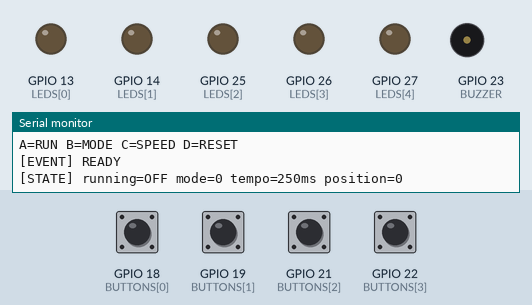
This sketch was run on a simulated ESP32. On the bench: output pins drawn as LEDs (lit = HIGH), buzzer (waves = sounding), the last lines printed to the serial monitor. Dashed ring = blinking. The test bench sets the inputs (shaded band); at power-on: GPIO 18 (BUTTONS[0]), GPIO 19 (BUTTONS[1]), GPIO 21 (BUTTONS[2]), GPIO 22 (BUTTONS[3]) HIGH.

Above: at 1.2 s.
1.3 s: GPIO 18 (BUTTONS[0]) pulled LOW for 0.15 s
At 1.46 s:
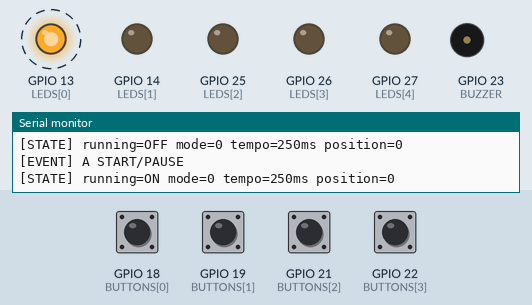
4.3 s: GPIO 19 (BUTTONS[1]) pulled LOW for 0.15 s
7.3 s: GPIO 19 (BUTTONS[1]) pulled LOW for 1 s
At 8.25 s:
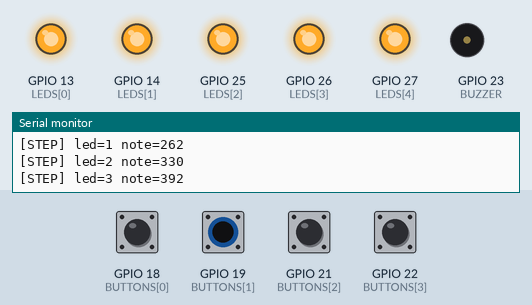
11.0 s: GPIO 22 (BUTTONS[3]) pulled LOW for 0.15 s
At 11.0 s:
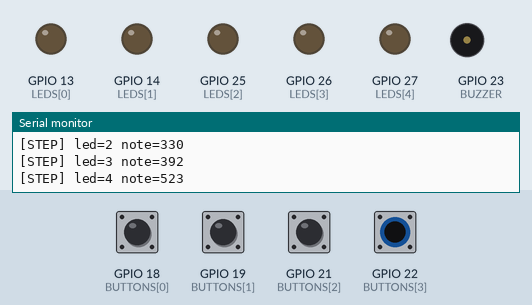
12.6 s: GPIO 21 (BUTTONS[2]) pulled LOW for 0.15 s
14.2 s: GPIO 18 (BUTTONS[0]) pulled LOW for 1 s
At 14.53 s:
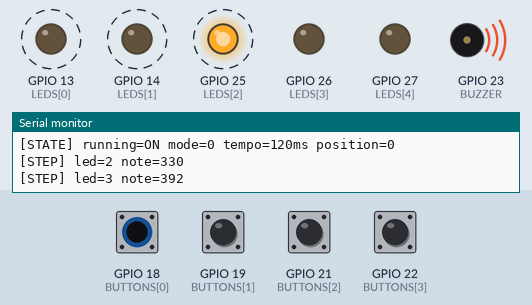
Timing chart, 0 to 18.2 s (numbered marks = the images above; inputs shaded):
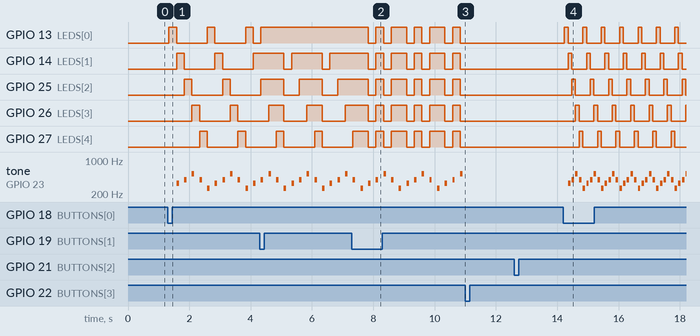

Measured:
- after the input at 1.3 s, GPIO 13 (LEDS[0]): alternates HIGH for 0.25 s and LOW for 1.0 s, starting at once; GPIO 14 (LEDS[1]): alternates HIGH for 0.25 s and LOW for 1.0 s, starting after 0.29 s
- after the input at 7.3 s, GPIO 13 (LEDS[0]): HIGH → LOW after 0.54 s, then repeats every 1.2 s: HIGH 0.25 s, LOW 0.25 s, HIGH 0.50 s, LOW 0.25 s
- after the input at 11.0 s, GPIO 13 (LEDS[0]), GPIO 14 (LEDS[1]), GPIO 25 (LEDS[2]), GPIO 26 (LEDS[3]), GPIO 27 (LEDS[4]): stops changing and stays LOW; tone on GPIO 23 (BUZZER): stops changing and stays silent
- after the input at 14.2 s, GPIO 13 (LEDS[0]): alternates HIGH for 0.12 s and LOW for 0.48 s, starting at once; GPIO 14 (LEDS[1]): alternates HIGH for 0.12 s and LOW for 0.48 s, starting after 0.16 s

The sketch:

esp32_05_advanced_sequencer.ino
```cpp
// Week07 Workbook 4 - 4-button interrupt LED sequencer with passive buzzer
// Board: ESP32 DevKit  Serial Monitor: 115200
// Switch pins -> switch -> GND, INPUT_PULLUP. LEDs: pin -> 220~330 ohm -> LED anode; cathode -> GND.
// Passive buzzer: signal -> GPIO 23, other terminal -> GND (small low-current passive piezo only).
const uint8_t BUTTONS[4] = {18, 19, 21, 22};
const uint8_t LEDS[5] = {13, 14, 25, 26, 27};
const uint8_t BUZZER = 23;
const uint32_t DEBOUNCE_MS = 35;
const uint16_t TEMPOS[3] = {450, 250, 120};
const uint16_t NOTES[5] = {262, 330, 392, 523, 392};

portMUX_TYPE buttonMux = portMUX_INITIALIZER_UNLOCKED;
volatile uint32_t irqFlags = 0;
void ARDUINO_ISR_ATTR isr0() { portENTER_CRITICAL_ISR(&buttonMux); irqFlags |= 1; portEXIT_CRITICAL_ISR(&buttonMux); }
void ARDUINO_ISR_ATTR isr1() { portENTER_CRITICAL_ISR(&buttonMux); irqFlags |= 2; portEXIT_CRITICAL_ISR(&buttonMux); }
void ARDUINO_ISR_ATTR isr2() { portENTER_CRITICAL_ISR(&buttonMux); irqFlags |= 4; portEXIT_CRITICAL_ISR(&buttonMux); }
void ARDUINO_ISR_ATTR isr3() { portENTER_CRITICAL_ISR(&buttonMux); irqFlags |= 8; portEXIT_CRITICAL_ISR(&buttonMux); }

bool awaiting[4] = {false, false, false, false};
uint32_t lowAt[4] = {0, 0, 0, 0};
bool running = false;
uint8_t mode = 0, speedIndex = 1, position = 0;
uint32_t lastStep = 0, buzzerStopAt = 0;
bool buzzerActive = false;

uint8_t fetchEvents() {
  portENTER_CRITICAL(&buttonMux);
  uint8_t flags = (uint8_t)irqFlags;
  irqFlags = 0;
  portEXIT_CRITICAL(&buttonMux);
  return flags;
}

void printState(const char* eventName) {
  Serial.print("[EVENT] "); Serial.println(eventName);
  Serial.print("[STATE] running="); Serial.print(running ? "ON" : "OFF");
  Serial.print(" mode="); Serial.print(mode);
  Serial.print(" tempo="); Serial.print(TEMPOS[speedIndex]);
  Serial.print("ms position="); Serial.println(position);
}

void drawLeds() {
  for (uint8_t i = 0; i < 5; ++i) {
    bool on = false;
    if (mode == 0) on = (i == position);                // chase
    else if (mode == 1) on = (i <= position);           // bar graph
    else on = ((position % 2) == 0);                    // all blink
    digitalWrite(LEDS[i], (running && on) ? HIGH : LOW);
  }
}

void handleButton(uint8_t index, uint32_t now) {
  switch (index) {
    case 0:
      running = !running;
      lastStep = now;
      if (!running) { noTone(BUZZER); buzzerActive = false; }
      printState("A START/PAUSE");
      break;
    case 1:
      mode = (mode + 1) % 3;
      printState("B MODE");
      break;
    case 2:
      speedIndex = (speedIndex + 1) % 3;
      lastStep = now;   // 주기 변경 시 기준 시각 재설정(밀린 스텝이 연속 실행되는 현상 방지)
      printState("C SPEED");
      break;
    case 3:
      running = false; mode = 0; speedIndex = 1; position = 0;
      noTone(BUZZER); buzzerActive = false;
      printState("D RESET");
      break;
  }
  drawLeds();
}

void updateButtons(uint32_t now) {
  uint8_t newEvents = fetchEvents();
  for (uint8_t i = 0; i < 4; ++i) {
    if (newEvents & (1U << i)) {
      awaiting[i] = true;
      lowAt[i] = 0;
    }
    if (!awaiting[i]) continue;
    if (digitalRead(BUTTONS[i]) == HIGH) {
      lowAt[i] = 0;
      continue;
    }
    if (lowAt[i] == 0) lowAt[i] = now;
    if ((uint32_t)(now - lowAt[i]) < DEBOUNCE_MS) continue;
    awaiting[i] = false;
    lowAt[i] = 0;
    handleButton(i, now);
  }
}

void updateSequence(uint32_t now) {
  if (buzzerActive && (int32_t)(now - buzzerStopAt) >= 0) {
    noTone(BUZZER);
    buzzerActive = false;
  }
  if (!running) return;
  if ((uint32_t)(now - lastStep) < TEMPOS[speedIndex]) return;
  lastStep += TEMPOS[speedIndex];
  position = (position + 1) % 5;
  drawLeds();
  tone(BUZZER, NOTES[position]);
  buzzerStopAt = now + 80;
  buzzerActive = true;
  Serial.print("[STEP] led="); Serial.print(position + 1);
  Serial.print(" note="); Serial.println(NOTES[position]);
}

void setup() {
  Serial.begin(115200);
  for (uint8_t i = 0; i < 4; ++i) pinMode(BUTTONS[i], INPUT_PULLUP);
  for (uint8_t i = 0; i < 5; ++i) {
    pinMode(LEDS[i], OUTPUT);
    digitalWrite(LEDS[i], LOW);
  }
  pinMode(BUZZER, OUTPUT);
  attachInterrupt(digitalPinToInterrupt(BUTTONS[0]), isr0, FALLING);
  attachInterrupt(digitalPinToInterrupt(BUTTONS[1]), isr1, FALLING);
  attachInterrupt(digitalPinToInterrupt(BUTTONS[2]), isr2, FALLING);
  attachInterrupt(digitalPinToInterrupt(BUTTONS[3]), isr3, FALLING);
  lastStep = millis();
  Serial.println("=== Week07 Advanced Sequencer ===");
  Serial.println("A=RUN B=MODE C=SPEED D=RESET");
  printState("READY");
}

void loop() {
  uint32_t now = millis();
  updateButtons(now);
  updateSequence(now);
}
```
